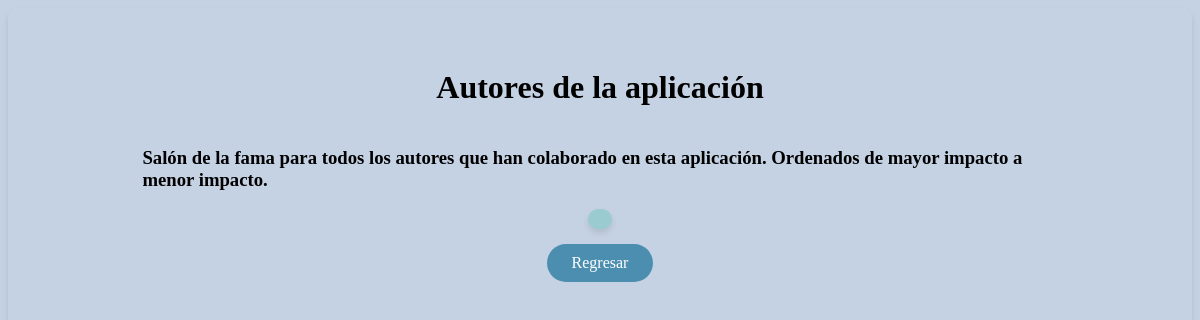
Page /todosautores on the earlier database version.
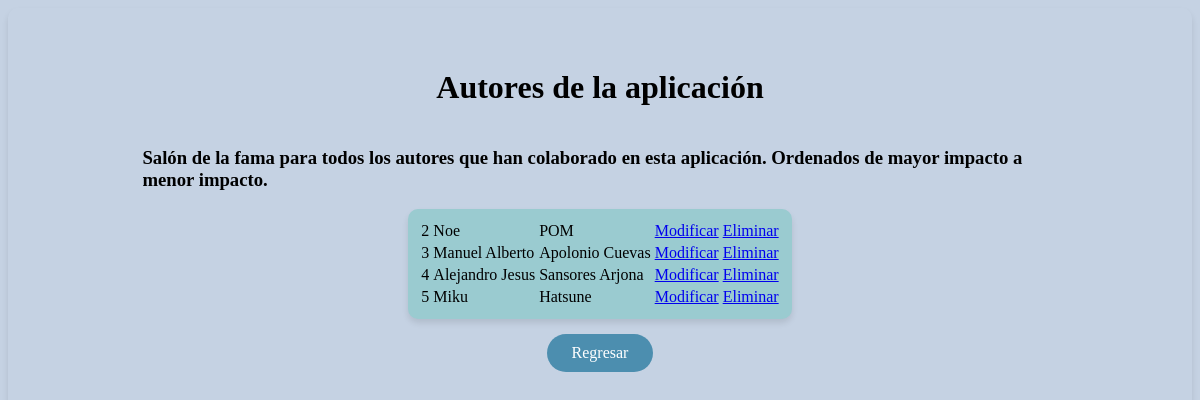
Same page on the later database version.
### opgg/models.py (models this page shows, shortened)
class Autores(models.Model):
    nombre = models.CharField(max_length=50)
    apellido = models.CharField(max_length=50)
    visualizacion = models.BooleanField(default=False)

### opgg/views.py (the view)
# urls.py: path('todosautores',views.ListaTodoAutores.as_view()),
class ListaTodoAutores(ListView):
    template_name = 'todosautores.html'
    model = Autores
    def get_queryset(self):
        return Autores.objects.all

### opgg/templates/todosautores.html (shortened to what this page needs)
<!DOCTYPE html>
{% load static %}
<html lang="en">
<head>
    <link rel="stylesheet" href="{% static 'opgg/styles.css' %}">
</head>
<body style="display: flex; flex-direction: column; align-items: center; justify-content: center;">
    <div
        style="display: flex; flex-direction: column; align-items: center; justify-content: center; width: 80%;padding: 20px;">
        <h1>Autores de la
            aplicación</h1>
        <h3>Salón de la fama
            para todos los autores que han colaborado en esta aplicación. Ordenados de mayor impacto a menor impacto.
        </h3>
        <table class="card">
            {% for obj in object_list %}
            <tr>
                <td>{{obj.id}}</td>
                <td>{{obj.nombre}}</td>
                <td>{{obj.apellido}}</td>
                <td><a href="/modificar/{{obj.id}}/">Modificar</a></td>
                <td><a href="/eliminar/{{obj.id}}/">Eliminar</a></td>
            </tr>
            {% endfor%}
        </table>
        <a href="/lista" class="botonsito">Regresar</a>
    </div>
</body>
</html>

Differences in the rows shown:
added Autores: id "2", nombre "Noe", apellido "POM"
added Autores: id "3", nombre "Manuel Alberto", apellido "Apolonio Cuevas"
added Autores: id "4", nombre "Alejandro Jesus", apellido "Sansores Arjona"
added Autores: id "5", nombre "Miku", apellido "Hatsune"
